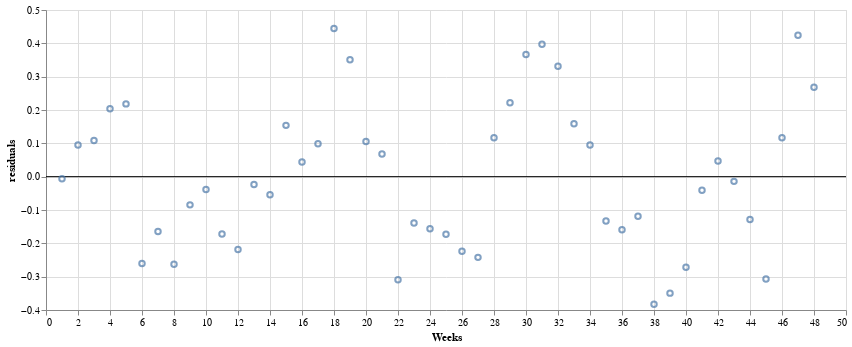

The notebook cell this image was saved under:
### Code cell
import altair as alt

rules = alt.Chart(pd.DataFrame({
  'residuals': [0.0],
  'color': ['black']
})).mark_rule().encode(
  y='residuals',
  color=alt.Color('color:N', scale=None)
)

residual_plot = alt.Chart(res_df).mark_point().encode(
    x=alt.X('T', title="Weeks"),
    y=alt.Y('residuals', title="residuals")
).properties(
    width=800,
    height=300
)

rules + residual_plot

### Figure 1 — Vega-Lite specification as saved in the notebook (floating-point values rounded to 4 significant figures)
{"config": {"view": {"continuousWidth": 300, "continuousHeight": 300}}, "layer": [{"data": {"name": "data-48591289c249eb28e3a7e2ecbbb7becb"}, "mark": {"type": "rule"}, "encoding": {"color": {"field": "color", "scale": null, "type": "nominal"}, "y": {"field": "residuals", "type": "quantitative"}}}, {"data": {"name": "data-901b2d9d7b0876288b7b8515c4f90af2"}, "mark": {"type": "point"}, "encoding": {"x": {"field": "T", "title": "Weeks", "type": "quantitative"}, "y": {"field": "residuals", "title": "residuals", "type": "quantitative"}}}], "height": 300, "width": 800, "$schema": "https://vega.github.io/schema/vega-lite/v5.16.3.json", "datasets": {"data-48591289c249eb28e3a7e2ecbbb7becb": [{"residuals": 0.0, "color": "black"}], "data-901b2d9d7b0876288b7b8515c4f90af2": [{"T": 1, "residuals": -0.00649}, {"T": 2, "residuals": 0.09504}, {"T": 3, "residuals": 0.1084}, {"T": 4, "residuals": 0.2039}, {"T": 5, "residuals": 0.2184}, {"T": 6, "residuals": -0.2605}, {"T": 7, "residuals": -0.1643}, {"T": 8, "residuals": -0.2626}, {"T": 9, "residuals": -0.0846}, {"T": 10, "residuals": -0.03839}, {"T": 11, "residuals": -0.1722}, {"T": 12, "residuals": -0.2188}, {"T": 13, "residuals": -0.02371}, {"T": 14, "residuals": -0.05434}, {"T": 15, "residuals": 0.1539}, {"T": 16, "residuals": 0.04373}, {"T": 17, "residuals": 0.09871}, {"T": 18, "residuals": 0.4447}, {"T": 19, "residuals": 0.3505}, {"T": 20, "residuals": 0.1052}, {"T": 21, "residuals": 0.06772}, {"T": 22, "residuals": -0.309}, {"T": 23, "residuals": -0.1388}, {"T": 24, "residuals": -0.1564}, {"T": 25, "residuals": -0.1728}, {"T": 26, "residuals": -0.2235}, {"T": 27, "residuals": -0.2421}, {"T": 28, "residuals": 0.1169}, {"T": 29, "residuals": 0.222}, {"T": 30, "residuals": 0.3662}, {"T": 31, "residuals": 0.3973}, {"T": 32, "residuals": 0.3315}, {"T": 33, "residuals": 0.159}, {"T": 34, "residuals": 0.09522}, {"T": 35, "residuals": -0.1328}, {"T": 36, "residuals": -0.1594}, {"T": 37, "residuals": -0.1186}, {"T": 38, "residuals": -0.3831}, {"T": 39, "residuals": -0.3494}, {"T": 40, "residuals": -0.2718}, {"T": 41, "residuals": -0.04091}, {"T": 42, "residuals": 0.0472}, {"T": 43, "residuals": -0.01412}, {"T": 44, "residuals": -0.1288}, {"T": 45, "residuals": -0.3073}, {"T": 46, "residuals": 0.1168}, {"T": 47, "residuals": 0.4246}, {"T": 48, "residuals": 0.2681}]}}
